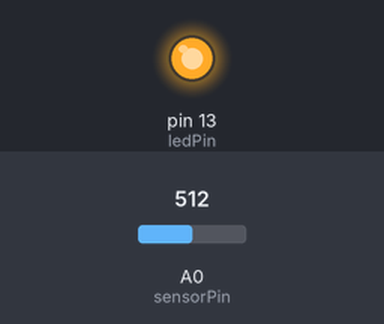
The sketch below on a simulated Arduino Uno, built with avr-gcc and run on an emulated ATmega328P. On the bench: output pins drawn as LEDs (lit = HIGH). The inputs (shaded band) are chosen by the test bench; at power-on: A0 (sensorPin) = 512.

Above: at 1.3 s.
1.4 s: A0 (sensorPin) set to 89
2.9 s: A0 (sensorPin) set to 74
At 4.1 s:
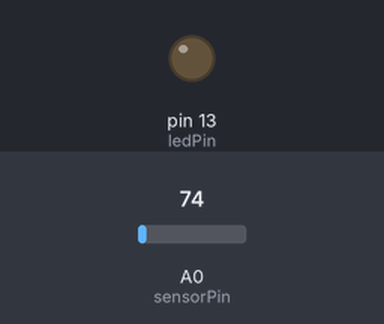
4.4 s: A0 (sensorPin) set to 91
At 5.6 s:
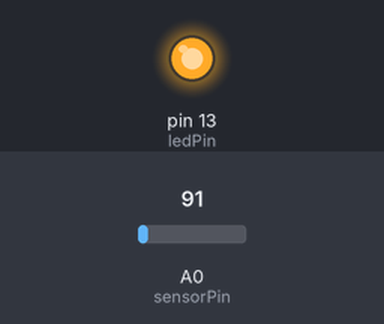
5.9 s: A0 (sensorPin) set to 71
At 6.6 s:
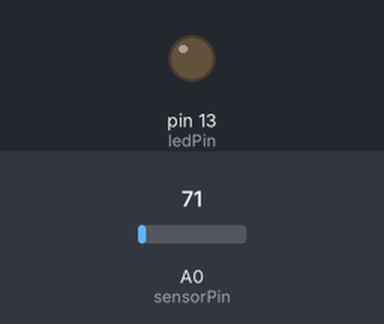
Timing chart, 0 to 8.4 s (numbered marks = the images above; inputs shaded):
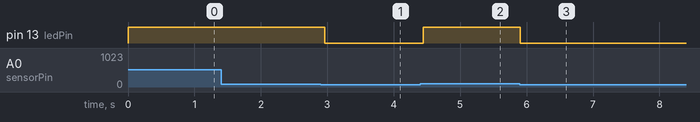

Measured:
- the behaviour switches between 82 and 81 on A0 (sensorPin) (found by bisection; images 0 and 1)
- after the input at 1.4 s, every drawn part: stays the same
- after the input at 2.9 s, pin 13 (ledPin): HIGH → LOW after 0.06 s
- after the input at 4.4 s, pin 13 (ledPin): LOW → HIGH after 0.05 s
- after the input at 5.9 s, pin 13 (ledPin): HIGH → LOW at once

The sketch:

distancia_SHARP_led.ino
```cpp
/*
Alexandre Filgueira Lago --> http://botybot.wordpress.com/
*-*-*-*-*-**-*-*-*-*-**-*-*-*-*-**-*-*-*-*-**-*-*-*-*-**-*-*-*-*-*
Este programa aumenta el tiempo que el led conectado al pin 13 está encendido si la distancia al sensor
es menor de 30 cm y aumenta el tiempo apagado si la distancia es mayor que 30 cm.
Variar el valor de sesorPin con el adecuado para la conexión de nuestro sensor.
En las tarjetas Arduino el pin 13 está conectado a un led.
*/
int sensorPin = 0; //pin analogico 0
int ledPin = 13;
int varSensor = 0;

void setup(){

  pinMode(ledPin,OUTPUT);
}

void loop(){
  varSensor = analogRead(sensorPin);

  if(varSensor > 81.84)// si esta a menos de 30cm, envia una señal superior a 0.4V, si multiplico 0.4*1023/5=81.84
  {

    digitalWrite(ledPin, HIGH);
    delay(varSensor);       // delay aumenta segun disminuye la distancia, pero a los 2 cm vuelve a reducirse.
  }			// Esto es por el bajón de tensión que se produce en la salida del sensor al disminuir esta distancia.
			//Ver la gráfica ofrecida por el fabricante que relaciona tensión de salida con distancia.

  else
  {
    digitalWrite(ledPin, LOW);
    delay(varSensor);
  }
}
```
